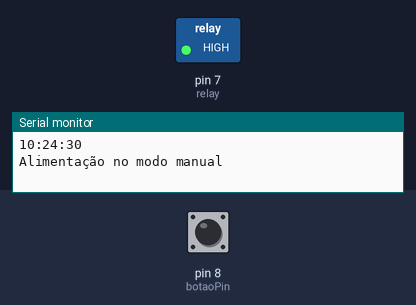
This sketch was run on a simulated Arduino Uno, built with avr-gcc and run on an emulated ATmega328P. Shown: switched loads named in the sketch (green lamp = pin HIGH), the last lines printed to the serial monitor. The test bench sets the inputs (shaded band); at power-on: pin 8 (botaoPin) HIGH. The local clock reads 2024-03-15 10:24:30 at power-on unless the sketch sets it; pins used as bus, display or sensor lines are not drawn.

Above: at 1.2 s.
At 2.58 s:
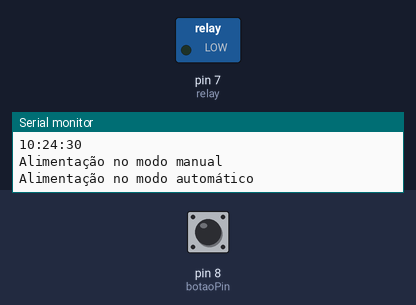
Timing chart, 0 to 6.0 s (numbered marks = the images above):
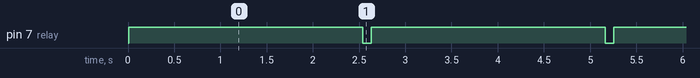

Measured:
- by itself, pin 7 (relay): alternates HIGH for 2.5 s and LOW for 0.09 s

The sketch:

Alimentador_RTC_Bluetooth.ino
```cpp
/* ======================================================================================================

   Usina Info & WR Kits

   RTC DS3231


   Hardware
            DS3231    -> Arduino UNO
            -----------------------------------------
            VCC pin   -> Analógico 3 (utilizado como digital 17)
            GND pin   -> Analógico 3 (utilizado como digital 16)
            SDA pin   -> Analógico 4 (SDA)
            SCL pin   -> Analógico 5 (SCL)
            -----------------------------------------

   Autor: Eng. Wagner Rambo  Data: Novembro de 2016

   www.wrkits.com.br | facebook.com/wrkits | youtube.com/user/canalwrkits

====================================================================================================== */

//HC-05 ADRESS 00:21:13:00:8C:22

// ======================================================================================================
// --- Bibliotecas Auxiliares ---
#include <SoftwareSerial.h>   // Biblioteca utilzada no HC05
#include <DS3231.h>           //Inclui a biblioteca do DS3231 Shield

// ======================================================================================================
// --- Mapeamento de Hardware modulo RTC ---
#define vcc 17
#define gnd 16

// --- Mapeamento de Hardware modulo HC05 ---
SoftwareSerial serialBT(2,3);
int valorBT;

// --- Mapeamento de Hardware modulo e ligações Arduino ---
#define relay 7


// ======================================================================================================
// --- Declaração de Objetos ---
DS3231 rtc(SDA, SCL);
Time t;
int horas, minutos, segundos, ano, mes, dia, nHorarios = 0, flag = 0, resetDia = 0, tempoAtivado = 2500;
int vHoras[5];
int vMin[5];
int vQuant[5];

const int botaoPin = 8;  //Definindo pino do botão de ativação como 8 ligado ao VCC
bool manual = false;    ///Ativação manual

void setup() {
  //Configuração dos pinos
  pinMode(relay, OUTPUT);
  pinMode(vcc, OUTPUT);
  pinMode(gnd, OUTPUT);
  digitalWrite(vcc, HIGH);
  digitalWrite(gnd, LOW);

  pinMode(botaoPin, INPUT);   // Configura o pino do botão como entrada

  // --- Povoando os vetores, será feito através aplicativo android ---
  // --- Horas em que ocorre alimentação
  vHoras[0]= 5;
  vHoras[1]= 9;
  vHoras[2]= 13;
  vHoras[3]= 17;
  vHoras[4]= 21;
  // --- Minutos em que ocorre alimentação
  vMin[0]= 20;
  vMin[1]= 30;
  vMin[2]= 0;
  vMin[3]= 30;
  vMin[4]= 20;
  // --- Quantidad de vezes ao dia que ocorre alimentação ######################## NÃO ESTÁ SENDO UTILIZADO, PODE APAGAR ############################
  vQuant[0]= 1;
  vQuant[1]= 2;
  vQuant[2]= 3;
  vQuant[3]= 4;
  vQuant[4]= 5;


  serialBT.begin(9600); //inicializa comunicação serial do BT em 9600 baud rate
  Serial.begin(9600);   //Inicia comunicações Serial em 9600 baud rate

  rtc.begin();  //Inicializa RTC

  //Descomente as linhas a seguir para configurar o horário, após comente e faça o upload novamente para o Arduino

  //rtc.setDOW(MONDAY);         // Set Day-of-Week
  //rtc.setTime(11,35, 10);     // Set the time to 12:00:00 (24hr format)
  rtc.setDate(01,01,2024);    // Set the date to (dd,mm,yyyy)
}

void loop() {
  //Lendo botao fisico
  int btnPressed = digitalRead(botaoPin);

  //Inicializando com valor LOW para não mandar energia ao pino
  digitalWrite(relay, LOW);

  //Caso o dia mude, o contador do numero de alimentações deverá ser resetado
  if(resetDia != dia){
    nHorarios =0;
    resetDia =dia;
  }

  t = rtc.getTime();
  horas = t.hour;
  minutos = t.min;
  segundos = t.sec;
  mes = t.mon;
  ano = t.year;
  dia = t.date;

  //Serial.print(horas);
  //Serial.print("   ");
  /*
  Serial.print(dia);
  Serial.print("  --  ");
  Serial.print(rtc.getDOWStr());  //Imprime o dia da semana
  Serial.print("  --  ");
  Serial.print(rtc.getDateStr());
  Serial.print("  --  ");
  */
  Serial.println(rtc.getTimeStr()); //Imprime o horário

  if (serialBT.available()>0){    //Checando se há dados chegando pela comunicação serial
    valorBT = serialBT.read();    //Lendo o byte mais antigo no buffer serial
    flag =0;                      //Caso tenha alguma nova leitura, a flag será definida para 0
  }

  if (valorBT != 'Y' && btnPressed != HIGH){
    manual = false;
  }else{
    manual = true;
  }

  if (!manual){          //Caso botão feedButton do App Android não esteja pressionado, seguir com alimentação padrão automatica
    for(int i=0; i<5;i++){

      while(horas>vHoras[nHorarios] && minutos >vMin[nHorarios]){
        //Serial.println(nHorarios);
        nHorarios++;
      }

      if(vHoras[nHorarios]==horas && vMin[nHorarios] == minutos && vQuant[i-1]==nHorarios){
        digitalWrite(relay, HIGH);
        delay(tempoAtivado);
        digitalWrite(relay, LOW);
        nHorarios++;
        //Serial.println(nHorarios);
      }else{
        digitalWrite(relay, LOW);
      }
    }
    if (flag == 0){
      Serial.println("Alimentação no modo automático"); // Caso haja uma nova entrada do BT, será acusado a mudança através do serial, (Utilizar Serial ou serialBT ?)
      serialBT.println("Alimentação no modo automático");
      flag =1;
    }
  } else{
    digitalWrite(relay, HIGH);
    Serial.println("Alimentação no modo manual");   // Caso haja uma nova entrada do BT, será acusado a mudança através do serial, (Utilizar Serial ou serialBT ?)
    serialBT.println("Alimentação no modo manual");
    flag =1;
    delay(tempoAtivado);
    digitalWrite(relay, LOW);
    Serial.println("Alimentação no modo automático");
    serialBT.println("Alimentação no modo automático");
  }

  //Atualiza monitor a cada 0,05s
  delay(50);
}
```
